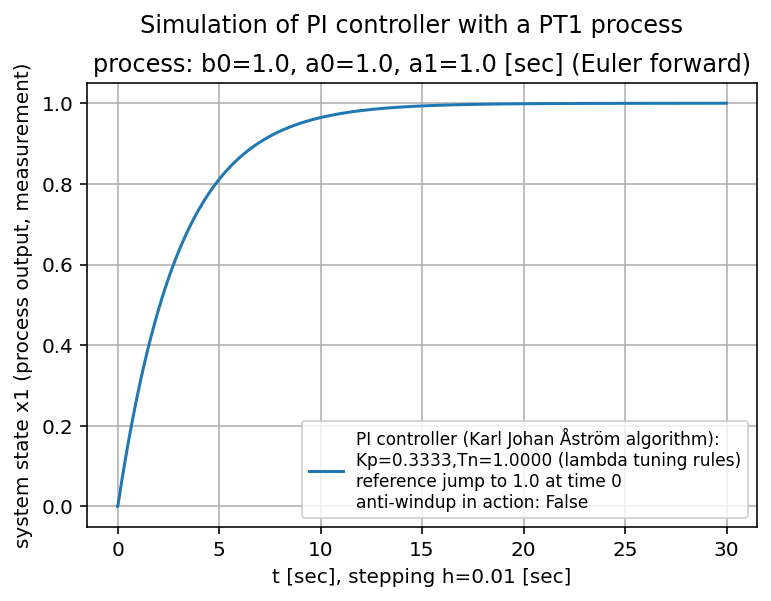

The Python source for this figure:
# -*- coding: utf-8 -*-
"""
2025-02-26

3.5f1_PI-control-loop_with_PT1_Euler_forward_process.py


Based on programs:
    3.5e1_PI-control-loop_with_2nd_order_lag_process_non-state-space.py


tests: OK


ideas:

"""

import numpy as np
import matplotlib.pyplot as plt
from matplotlib import font_manager


# ini values:
tstart = 0.0
h = 0.01  # delta t

BOUND = False  # True = bounded controller output (for dead time process)
U_MAX = 2.0   # absolute; org 2.0

ANTIWINDUPACTION = False

# PT1 process coefficients:
b0 = 1.0
a0 = 1.0
a1 = 1.0
# numerator polynomial:   b0
# denominator polynomial: a1*s + a0


# PI controller parameters:
#   using Lambda Tuning here:
#     Controller Gain Kc = tau/(gp x (taucl + td))
#     Integral Time Ti = tau
# =>
tau=1.0
gp=1.0
taucl=3*tau
td=0.0
# =>
Kp = tau/(gp * (taucl + td))
Tn = tau


# for real PID control:
Tf = 0.2  # time constant of lowpass filter of 1st order (PT1) [sec]


STEPS = 3000
tstop = STEPS * h + tstart
t = np.arange(tstart,tstop,h)
x1_KJA = np.zeros([STEPS])

u = np.zeros([STEPS])
e = np.zeros([STEPS])
lpf = np.zeros([STEPS])  # low-pass filter of first order for D-term

w_1 = 1.0  # jump of reference value at t = 0

# transient disturbance:
t_dist_start_t = 15.0
t_dist_stop_t  = 17.0
t_dist_start   = t_dist_start_t / h
t_dist_stop    = t_dist_stop_t / h
DIST_VAL = 0.01


SIGMA = 0.0035  # sigma of noisy measurement
x1_noise = 1.0 + np.random.normal(0.0, SIGMA, STEPS)


###############################
#
# PID algorithm from:
# chapter 6 "PID Control" from "Control System Design" by Karl Johan Åström, 2002
# --> page 242 at "Summarizing we find that the PID controller can be approximated by"
#
# b and c are just constants: b for set point weighting
# r(t) = reference signal
# k = Kp
# y(t) = measurement = process variable to be controlled
# D-term: N for Td/N = Tf = time constant of PT1 filter, typically 8..20
# this implementation only has derivative action on the measurement:
# read from page 222:
# "The parameter c is normally zero to avoid large transients in the control
#  signal due to sudden changes in the setpoint."
# => set point weight factor c := 0, also in the active code below:

x1_KJA = np.zeros([STEPS])  # measurement

I_KJA = np.zeros([STEPS])  # I-term of Karl Johan Åström-PID controller
D_KJA = np.zeros([STEPS])  # D-term of Karl Johan Åström-PID controller
# r_KJA = np.zeros([STEPS])  # set point
# r_KJA[:] = 1.0
# r_KJA[0] = 0.0  # here, set point jump at second point in time
u_KJA = np.zeros([STEPS])  # controller output for monitoring

Kp_KJA = Kp*1.0
# Tv_KJA = Tv*1.0
# Tf  = Tv/N =>
Tf_KJA = Tf*1.0
# N = Tv_KJA/Tf_KJA


for k in range(1,STEPS):
    # P-term:
    P_KJA = Kp_KJA * (w_1 - x1_KJA[k])
    # D-term with derivative of measurement only:
    # D_KJA[k] = Tv_KJA/(Tv_KJA + Tf)\
    #            * (D_KJA[k-1] - Kp_KJA*N*(x1_KJA[k] - x1_KJA[k-1]))

    # controller output:
    u_KJA[k] = P_KJA + I_KJA[k]  # + D_KJA[k]

    ANTIWINDUP = False
    if BOUND is True:
        if abs(u_KJA[k]) > U_MAX:
            u_KJA[k] = np.sign(u_KJA[k]) * U_MAX
            ANTIWINDUP = True

    # I-term:
    if k < STEPS-1:
        if ANTIWINDUPACTION is True:
            if ANTIWINDUP is False:
                # control error which goes into the integrator of controller
                control_error = w_1 - x1_KJA[k]
            else:
                control_error = 0.0  # no more control error in this case
        else:
            control_error = w_1 - x1_KJA[k]

        I_KJA[k+1] = I_KJA[k] + Kp_KJA*h/Tn*control_error

    # process:
    if k < STEPS-1:
        # Euler forward emulation of
        # process transfer function G(s) = b0 / (a0 + a1*s)
        # ...
        x1_KJA[k+1] = (1 - a0*h/a1)*x1_KJA[k] + b0/a1*h*u_KJA[k]

        # x1_KJA[k] = x1_KJA[k] * x1_KJA_noise[k]

        # transient disturbance:
        # if t_dist_start <= k <= t_dist_stop:
            # x1_KJA[k] += DIST_VAL



plt.suptitle('Simulation of PI controller with a PT1 process', y = 1.0)
plt.title('process: b0=1.0, a0=1.0, a1=1.0 [sec] (Euler forward)', y = 1.0)

# plt.plot(t,x1_KJA, label=f'PID controller (KJ Åström algo):\
# \nKp={Kp_KJA:.2f},Tn={Tn:.2f},Tv={Tv_KJA:.2f},Tf={Tf_KJA:.2f}')

plt.plot(t,x1_KJA, label=f'PI controller (Karl Johan Åström algorithm):\
\nKp={Kp_KJA:.4f},Tn={Tn:.4f} (lambda tuning rules)\
\nreference jump to 1.0 at time 0\
\nanti-windup in action: {ANTIWINDUPACTION}')

# if BOUND is True:
    # plt.plot(t,u_KJA, label=f'bounded controller output: -{U_MAX}..+{U_MAX}',\
    # color="red", linestyle='--')
# else:
    # plt.plot(t,u_KJA, label='unbounded controller output',\
    # color="red", linestyle='--')

# plt.plot(t,I_KJA, label='variable for integral part of controller',\
# linestyle=':', color="#1f77b4")  # matplotlib default plot color


plt.xlabel(f't [sec], stepping h={h} [sec]')
plt.ylabel('system state x1 (process output, measurement)')


font = font_manager.FontProperties(size=8.5)
# plt.legend(loc="upper right", prop=font)
plt.legend(prop=font)

plt.grid()
plt.show()


# print("\nmin(D_KJA)=",min(D_KJA))
# print("max(D_KJA)=",max(D_KJA))
print("\nmin(u_KJA)=",min(u_KJA))
print("max(u_KJA)=",max(u_KJA))


# end of 3.5f1_PI-control-loop_with_PT1_Euler_forward_process.py
